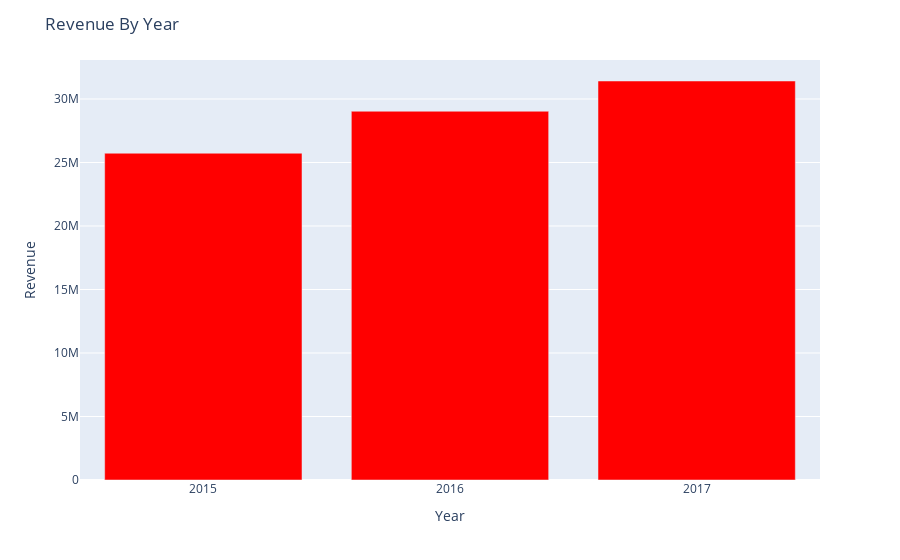

This figure's notebook cell:
### Code cell
fig = px.bar(rev_table2, x = ['2015','2016','2017'], y='net_revenue')
fig.update_layout(title = 'Revenue By Year',
                 xaxis_title = 'Year',
                 yaxis_title = 'Revenue'
                 )
fig.update_traces(marker_color='Red')
fig.show()

### Figure 1 — Plotly figure (JSON) as saved in the notebook; plotly's stock layout.template omitted (floating-point values rounded to 4 significant figures)
{"data": [{"alignmentgroup": "True", "hovertemplate": "x=%{x}<br>net_revenue=%{y}<extra></extra>", "legendgroup": "", "marker": {"color": "Red"}, "name": "", "offsetgroup": "", "orientation": "v", "showlegend": false, "textposition": "auto", "type": "bar", "x": ["2015", "2016", "2017"], "xaxis": "x", "y": [25730000.0, 29040000.0, 31420000.0], "yaxis": "y"}], "layout": {"barmode": "relative", "legend": {"tracegroupgap": 0}, "margin": {"t": 60}, "title": {"text": "Revenue By Year"}, "xaxis": {"anchor": "y", "domain": [0, 1], "title": {"text": "Year"}}, "yaxis": {"anchor": "x", "domain": [0, 1], "title": {"text": "Revenue"}}}}
